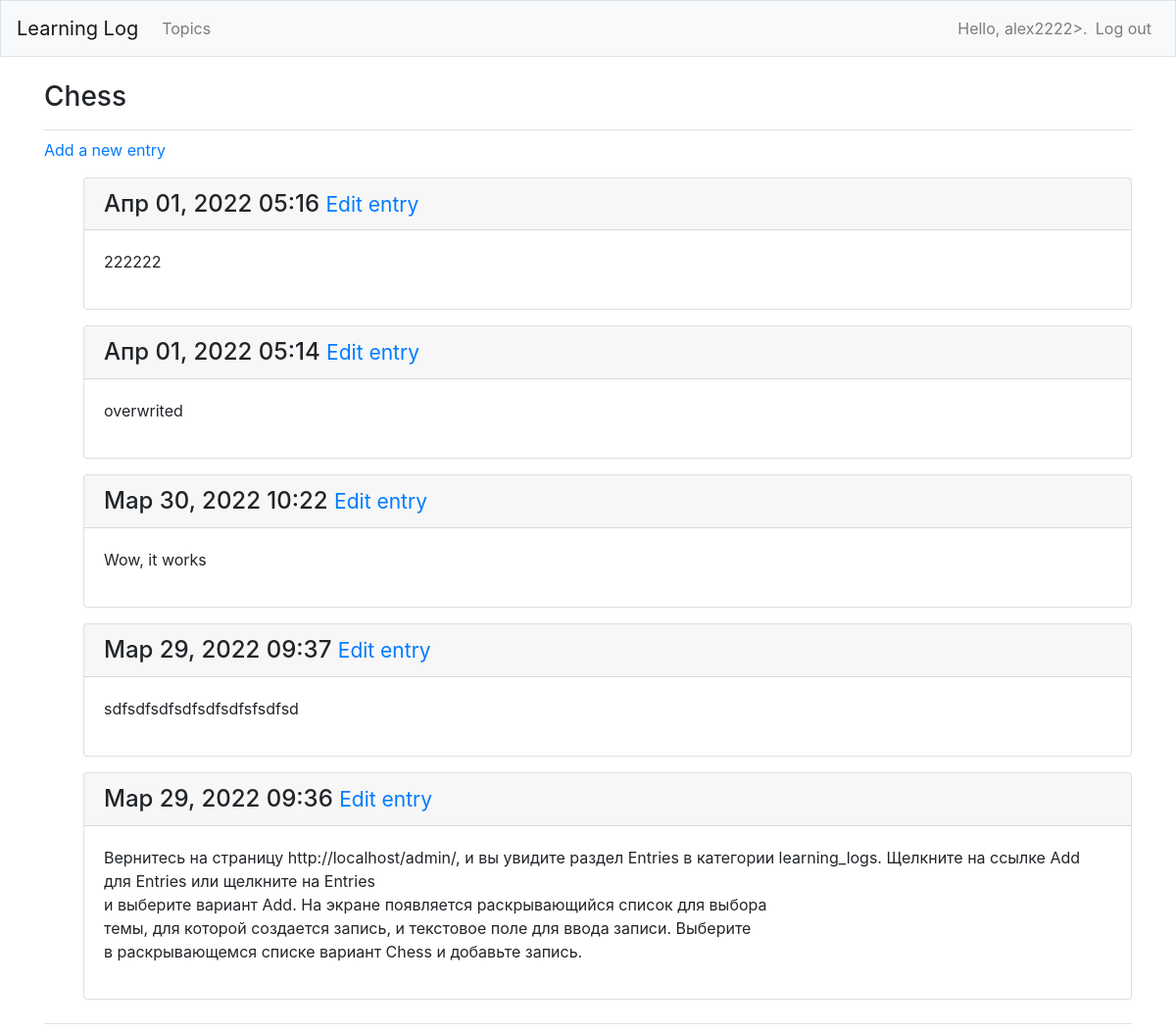
/topics/1/ (signed in), run on the app's committed database.
### learning_logs/models.py (models this page shows, shortened)
class Topic (models.Model):
    text = models.CharField(max_length=200)
    date_added = models.DateTimeField(auto_now_add=True)
    owner = models.ForeignKey(User, on_delete=models.CASCADE)
    def __str__(self):
        return self.text

class Entry (models.Model):
    topic = models.ForeignKey(Topic, on_delete=models.CASCADE)
    text = models.TextField()
    date_added = models.DateTimeField(auto_now_add=True)
    class Meta:
        verbose_name_plural = 'entries'

### learning_logs/views.py (the view)
# urls.py: path('topics/<int:topic_id>/', views.topic, name='topic'),
@login_required
def topic(request, topic_id):
    topic = Topic.objects.get(id=topic_id)
    if topic.owner != request.user:
        raise Http404
    entries = topic.entry_set.order_by('-date_added')
    context = {'topic': topic, 'entries': entries}
    return render(request, 'learning_logs/topic.html', context)

### learning_logs/templates/learning_logs/topic.html
{% extends "learning_logs/base.html" %}
{% block page_header %}
  <h3>{{ topic }}</h3>
{% endblock page_header %}
  {% block content %}
    <p>
      <a href="{% url 'learning_logs:new_entry' topic.id %}"> Add a new entry </a>
    </p>
    <ul>
      {% for entry in entries %}
        <div class="card mb-3">
          <h4 class="card-header">
            {{ entry.date_added|date:'M d, Y H:i' }}
            <small>
              <a href="{% url 'learning_logs:edit_entry' entry.id %}"> Edit entry </a>
            </small>
          </h4>
          <div class="card-body">
            {{ entry.text|linebreaks }}
          </div>
        </div>
      {% empty %}
        <p> There are no entries for this topic yet. </p>
      {% endfor %}
    </ul>
  {% endblock content %}

### learning_logs/templates/learning_logs/base.html (shortened to what this page needs)
{% load bootstrap4 %}
<!doctype html>
<html lang="en">
<head>
  {% bootstrap_css %}
</head>
<body>
  <nav class="navbar navbar-expand-md navbar-light bg-light mb-4 border">
    <a class="navbar-brand" href="{% url 'learning_logs:index'%}"> Learning Log </a>
    <div class="collapse navbar-collapse" id="navbarCollapse">
      <ul class="navbar-nav mr-auto">
        <li class="nav-item">
          <a class="nav-link" href="{% url 'learning_logs:topics'%}">Topics </a>
        </li>
      </ul>
      <ul class="navbar-nav ml-auto">
        {% if user.is_authenticated %}
          <li class="nav-item">
            <span class="navbar-text">Hello, {{ user.username }}>.</span>
          </li>
          <li class="nav-item">
            <a class="nav-link" href="{% url 'users:logout' %}">Log out</a>
          </li>
        {% endif %}
      </ul>
    </div>
  </nav>
  <main role="main" class="container" >
    <div class="pb-2 mb-2 border-bottom" >
      {% block page_header %}{% endblock page_header %}
    </div>
    <div class="pb-2 mb-2 border-bottom" >
      {% block content %}{% endblock content %}
    </div>
  </main>
</body>
</html>

### data on the page
Topic: text "Chess"
Entry: date_added "Апр 01, 2022 05:16", text "222222"
Entry: date_added "Апр 01, 2022 05:14", text "overwrited"
Entry: date_added "Мар 30, 2022 10:22", text "Wow, it works"
Entry: date_added "Мар 29, 2022 09:37", text "sdfsdfsdfsdfsdfsdfsfsdfsd"
Entry: date_added "Мар 29, 2022 09:36", text "Вернитесь на страницу http://localhost/admin/, и вы увидите раздел Entries в категории learning_logs. Щелкните на ссылке Add для Entries или щелкните на Entries и выберите вариант Add. На экране появляется раскрывающийся список для выбора темы, для которой создается запись, и текстовое поле для ввода записи. Выберите в раскрывающемся списке вариант Chess и добавьте запись."

### other printed values
{{ user.username }} "alex2222"
